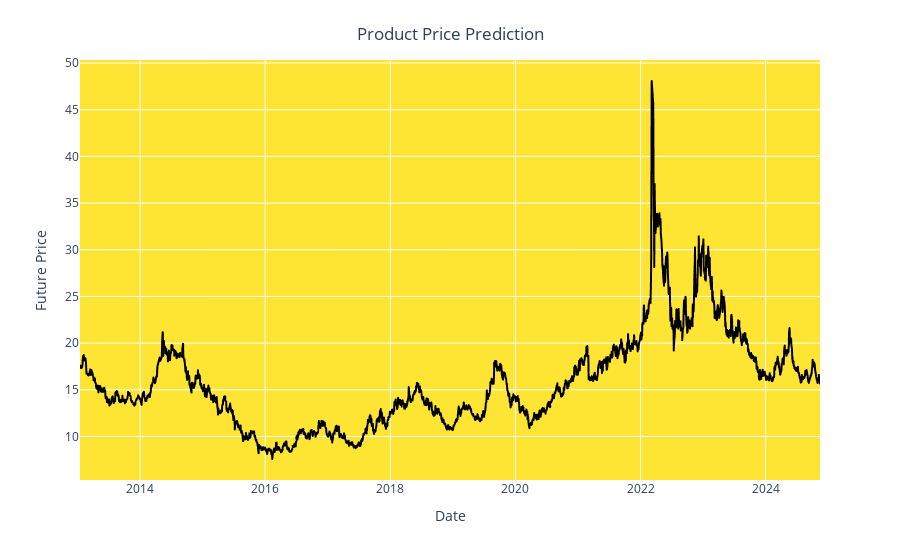

Here is the notebook cell this chart was saved with:
### Code cell
#price 
fig = px.line(y=df.Price, x=df.Date)
fig.update_traces(line_color='black') 
fig.update_layout(xaxis_title="Date", 
                  yaxis_title="Future Price",
                  title={'text': "Product Price Prediction", 'y':0.95, 'x':0.5, 'xanchor':'center', 'yanchor':'top'},
                  plot_bgcolor='rgba(255,223,0,0.8)')

### Figure 1 — Plotly figure (JSON) as saved in the notebook; plotly's stock layout.template omitted (floating-point values rounded to 4 significant figures; data arrays with more than 128 entries replaced by an {"elided": "..."} marker saying what was removed)
{"data": [{"hovertemplate": "x=%{x}<br>y=%{y}<extra></extra>", "legendgroup": "", "line": {"color": "black", "dash": "solid"}, "marker": {"symbol": "circle"}, "mode": "lines", "name": "", "showlegend": false, "type": "scattergl", "x": {"elided": "2988 str values"}, "xaxis": "x", "y": {"elided": "2988 float values"}, "yaxis": "y"}], "layout": {"legend": {"tracegroupgap": 0}, "margin": {"t": 60}, "plot_bgcolor": "rgba(255,223,0,0.8)", "title": {"text": "Product Price Prediction", "x": 0.5, "xanchor": "center", "y": 0.95, "yanchor": "top"}, "xaxis": {"anchor": "y", "domain": [0, 1], "title": {"text": "Date"}}, "yaxis": {"anchor": "x", "domain": [0, 1], "title": {"text": "Future Price"}}}}
